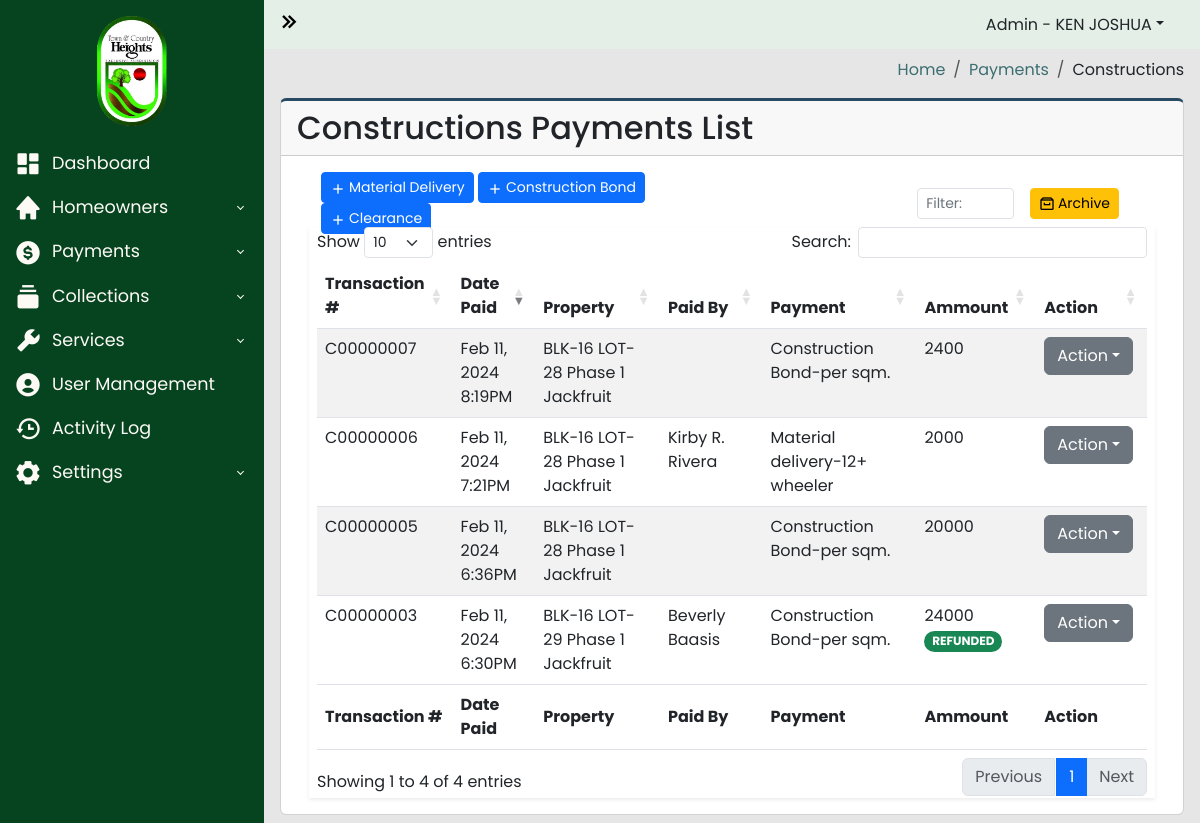
Page /payments/construction.php (signed in) on the earlier database version.
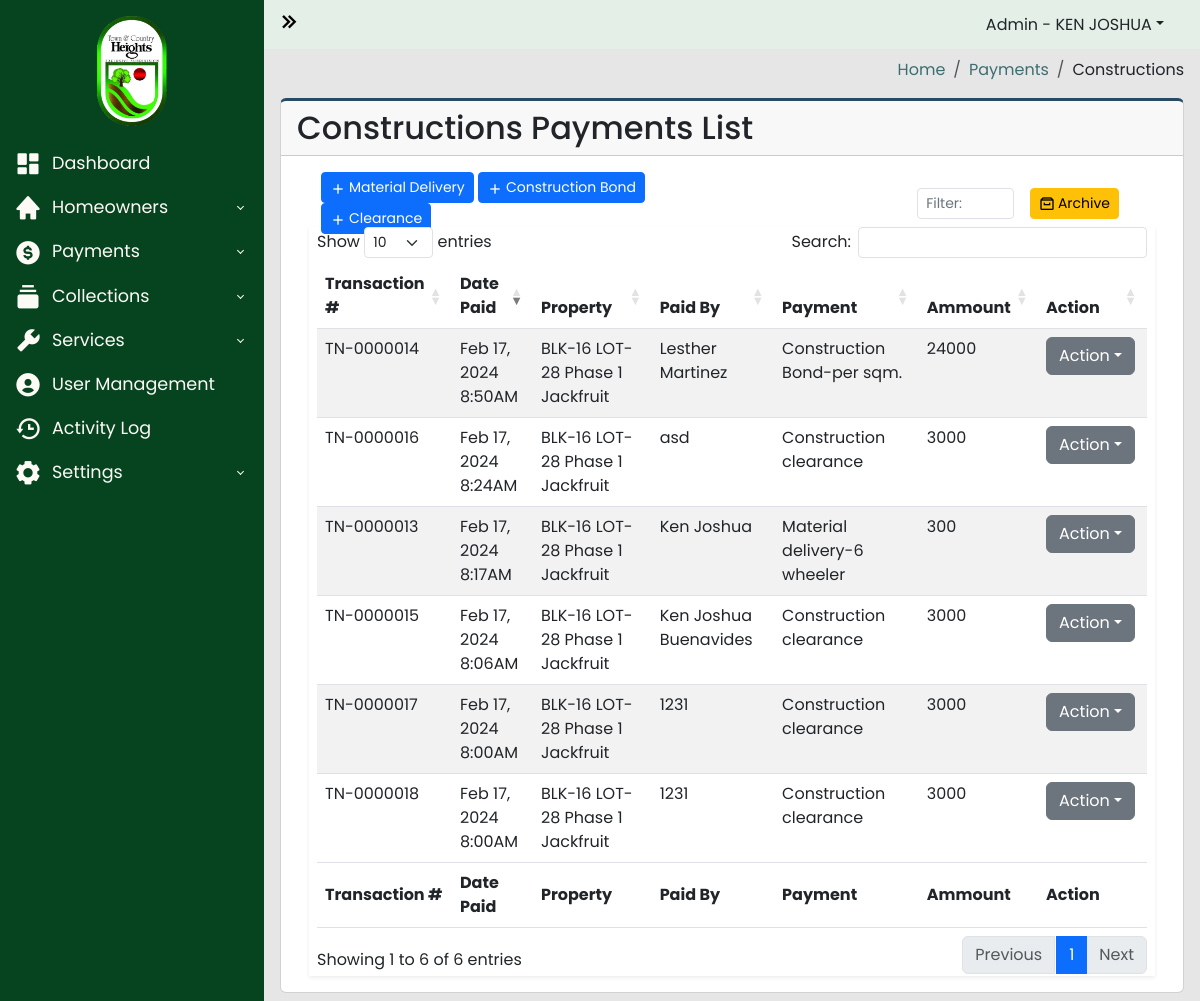
Same page on the later database version.
### tables this page shows
CREATE TABLE `construction_payment` (
  `id` int(255) NOT NULL,
  `transaction_number` varchar(255) NOT NULL,
  `property_id` int(255) NOT NULL,
  `collection_fee_id` int(255) NOT NULL,
  `paid` int(255) NOT NULL,
  `date_created` datetime NOT NULL,
  `delivery_date` datetime NOT NULL,
  `paid_by` varchar(255) NOT NULL,
  `refund` varchar(255) NOT NULL,
  `admin` varchar(255) NOT NULL,
  `archive` varchar(255) NOT NULL DEFAULT 'ACTIVE'
);

CREATE TABLE `property_list` (
  `id` int(100) NOT NULL,
  `homeowners_id` int(100) NOT NULL,
  `blk` varchar(100) NOT NULL,
  `lot` varchar(100) NOT NULL,
  `phase` varchar(100) NOT NULL,
  `street` varchar(100) NOT NULL,
  `tenant` int(100) DEFAULT NULL,
  `archive` varchar(255) NOT NULL DEFAULT 'ACTIVE'
);

CREATE TABLE `collection_fee` (
  `id` int(11) NOT NULL,
  `collection_fee_number` varchar(255) NOT NULL,
  `category` varchar(100) NOT NULL,
  `description` varchar(100) NOT NULL,
  `fee` varchar(100) NOT NULL,
  `date_created` datetime NOT NULL,
  `status` varchar(100) NOT NULL DEFAULT 'ACTIVE'
);

### payments/construction.php (the view, shortened to what the changed rows need)
<?php
require_once("../includes/header.php");
?>
<?php
$server = new Server;
$server->adminAuthentication();
?>
<body>
  <div class="wrapper">
    <div class="main">
      <main class="content px-3 py-2">
        <div class="card card-border">
          <div class="card-header">
            <h2>Constructions Payments List</h2>
          </div>
          <div class="card-body">
            <div class="container-fluid">
              <section class="main-content">
                <div class="row">
                  <div class="col-xs-12">
                    <div class="box">
                      <div class="body-box shadow-sm">
                        <div class="table-responsive mx-2">
                          <table id="constrcutionPaymentTable" class="table table-striped" style="width:100%">
                            <thead>
                              <tr>
                                <th width="1%">Transaction #</th>
                                <th width="5%">Date Paid</th>
                                <th width="10%">Property</th>
                                <th width="10%">Paid By</th>
                                <th width="15%">Payment</th>
                                <th width="1%">Ammount</th>
                                <th scope="col" width="3%">Action</th>
                              </tr>
                            </thead>
                            <tbody>
                              <?php
                              $ACTIVE = "ACTIVE";
                              $query1 = "SELECT
                              property_list.id as property_id,
                              property_list.blk as property_blk,
                              property_list.lot as property_lot,
                              property_list.phase as property_phase,
                              property_list.street as property_street,
                              collection_fee.id as collection_id,
                              collection_fee.collection_fee_number,
                              collection_fee.category,
                              collection_fee.description,
                              construction_payment.id as construction_payment_id,
                              construction_payment.paid as amount,
                              construction_payment.date_created as payment_date,
                              construction_payment.delivery_date,
                              construction_payment.paid_by,
                              construction_payment.transaction_number as construction_tn_number,
                              construction_payment.refund
                              FROM construction_payment
                              INNER JOIN property_list ON construction_payment.property_id = property_list.id
                              INNER JOIN collection_fee ON construction_payment.collection_fee_id = collection_fee.id
                              WHERE construction_payment.archive = :ACTIVE
                              ";
                              $data1 = ["ACTIVE" => $ACTIVE];
                              $connection1 = $server->openConn();
                              $stmt1 = $connection1->prepare($query1);
                              $stmt1->execute($data1);
                              if ($stmt1->rowCount() > 0) {
                                while ($result1 = $stmt1->fetch()) {
                                  $payment_date = date("M j, Y g:iA", strtotime($result1['payment_date']));
                                  $blk = $result1['property_blk'];
                                  $lot = $result1['property_lot'];
                                  $phase =  $result1['property_street'];
                                  $street = $result1['property_phase'];
                                  $address = "BLK-" . $blk . " LOT-" . $lot . " " . $street . " " . $phase;
                                  $paid_by = $result1['paid_by'];
                                  if ($result1['description']) {
                                    $payment = $result1['category'] . "-" . $result1['description'];
                                  } else {
                                    $payment = $result1['category'];
                                  }
                                  $amount = $result1['amount'];
                                  $transaction_number = $result1['construction_tn_number'];
                                  $refund = $result1['refund'];
                              ?>
                                  <tr>
                                    <td><?php echo $transaction_number; ?></td>
                                    <td><?php echo $payment_date; ?></td>
                                    <td><?php echo $address; ?></td>
                                    <td><?php echo $paid_by; ?></td>
                                    <td><?php echo $payment; ?></td>
                                    <td><?php echo $amount
                                        ?>
                                      <span class="badge rounded-pill text-bg-success"><?php echo $refund; ?></span>
                                    </td>
                                    <td>
                                      <div class="dropdown">
                                        <a class="btn btn-secondary dropdown-toggle" data-bs-toggle="dropdown">Action</a>
                                      </div>
                                    </td>
                                  </tr>
                              <?php
                                }
                              }
                              ?>
                            </tbody>
                            <tfoot>
                              <tr>
                                <th width="1%">Transaction #</th>
                                <th width="5%">Date Paid</th>
                                <th width="10%">Property</th>
                                <th width="10%">Paid By</th>
                                <th width="15%">Payment</th>
                                <th width="1%">Ammount</th>
                                <th scope="col" width="3%">Action</th>
                              </tr>
                            </tfoot>
                          </table>
                        </div>
                      </div>
                    </div>
                  </div>
                </div>
              </section>
            </div>
          </div>
        </div>
      </main>
    </div>
  </div>
  <?php
  include("../includes/footer.php");
  ?>

Differences in the rows shown:
removed construction_payment: transaction_number "C00000003", date_created "Feb 11, 2024 6:30PM", property_list.blk+lot+phase "BLK-16 LOT-29 Phase 1 Jackfruit", paid_by "Beverly Baasis", collection_fee.description "Construction Bond-per sqm.", paid "24000", refund "REFUNDED"
removed construction_payment: transaction_number "C00000005", date_created "Feb 11, 2024 6:36PM", property_list.blk+lot+phase "BLK-16 LOT-28 Phase 1 Jackfruit", collection_fee.description "Construction Bond-per sqm.", paid "20000"
removed construction_payment: transaction_number "C00000006", date_created "Feb 11, 2024 7:21PM", property_list.blk+lot+phase "BLK-16 LOT-28 Phase 1 Jackfruit", paid_by "Kirby R. Rivera", collection_fee.description "Material delivery-12+ wheeler", paid "2000"
removed construction_payment: transaction_number "C00000007", date_created "Feb 11, 2024 8:19PM", property_list.blk+lot+phase "BLK-16 LOT-28 Phase 1 Jackfruit", collection_fee.description "Construction Bond-per sqm.", paid "2400"
added construction_payment: transaction_number "TN-0000013", date_created "Feb 17, 2024 8:17AM", property_list.blk+lot+phase "BLK-16 LOT-28 Phase 1 Jackfruit", paid_by "Ken Joshua", collection_fee.description "Material delivery-6 wheeler", paid "300"
added construction_payment: transaction_number "TN-0000014", date_created "Feb 17, 2024 8:50AM", property_list.blk+lot+phase "BLK-16 LOT-28 Phase 1 Jackfruit", paid_by "Lesther Martinez", collection_fee.description "Construction Bond-per sqm.", paid "24000"
added construction_payment: transaction_number "TN-0000015", date_created "Feb 17, 2024 8:06AM", property_list.blk+lot+phase "BLK-16 LOT-28 Phase 1 Jackfruit", paid_by "Ken Joshua Buenavides", collection_fee.category "Construction clearance", paid "3000"
added construction_payment: transaction_number "TN-0000016", date_created "Feb 17, 2024 8:24AM", property_list.blk+lot+phase "BLK-16 LOT-28 Phase 1 Jackfruit", paid_by "asd", collection_fee.category "Construction clearance", paid "3000"
added construction_payment: transaction_number "TN-0000017", date_created "Feb 17, 2024 8:00AM", property_list.blk+lot+phase "BLK-16 LOT-28 Phase 1 Jackfruit", paid_by "1231", collection_fee.category "Construction clearance", paid "3000"
added construction_payment: transaction_number "TN-0000018", date_created "Feb 17, 2024 8:00AM", property_list.blk+lot+phase "BLK-16 LOT-28 Phase 1 Jackfruit", paid_by "1231", collection_fee.category "Construction clearance", paid "3000"
Other differences:
text written by a page script: "Show entries Search: Showing 1 to 4 of 4 entries Previous 1 Next" → "Show entries Search: Showing 1 to 6 of 6 entries Previous 1 Next"
